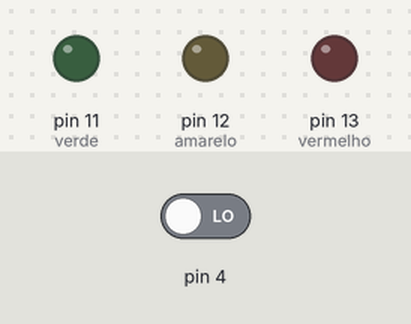
A sketch run on a simulated Arduino Uno, built with avr-gcc and run on an emulated ATmega328P. On the bench: output pins drawn as LEDs (lit = HIGH). The inputs (shaded band) are chosen by the test bench; at power-on: pin 4 LOW.

Above: at 1.2 s.
1.3 s: pin 4 driven HIGH
At 2.4 s:
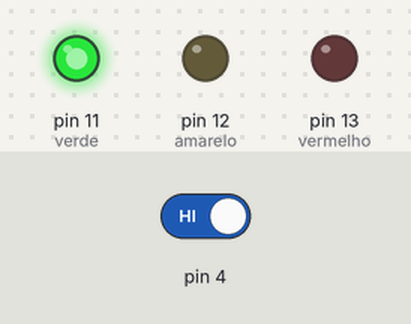
At 7.4 s:
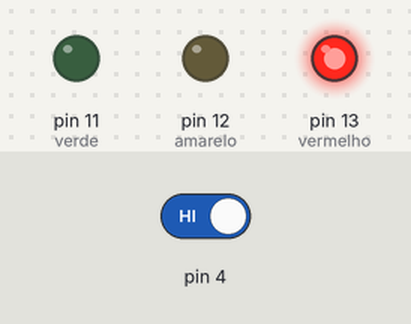
Timing chart, 0 to 14.8 s (numbered marks = the images above; inputs shaded):
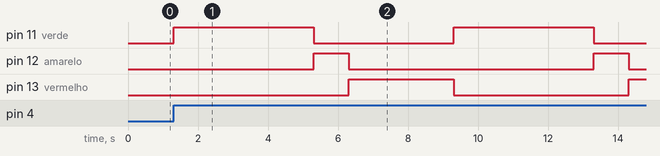

The sketch:

Semaforo.ino
```cpp
int verde = 11, amarelo = 12, vermelho = 13;
int modo = 0;

void setup(){
  // Configura os pinos dos LEDs como saída
  pinMode(verde, OUTPUT); // LED verde
  pinMode(amarelo, OUTPUT); // LED amarelo
  pinMode(vermelho, OUTPUT); // LED vermelho
  pinMode(4, INPUT);
}

void loop(){
  if (digitalRead(4) == HIGH || modo == 1){

    digitalWrite(verde, HIGH);
    digitalWrite(amarelo, LOW);
    digitalWrite(vermelho, LOW);
    delay(4000);

	digitalWrite(verde, LOW);
    digitalWrite(amarelo, HIGH);
    digitalWrite(vermelho, LOW);
    delay(1000);

    digitalWrite(verde, LOW);
    digitalWrite(amarelo, LOW);
    digitalWrite(vermelho, HIGH);
    delay(3000);

    modo = 1;
  }
}
```

Measured:
- after the input at 1.3 s, pin 11 (verde): alternates HIGH for 4.0 s and LOW for 4.0 s, starting at once; pin 12 (amarelo): alternates HIGH for 1.0 s and LOW for 7.0 s, starting after 4.0 s; pin 13 (vermelho): LOW → HIGH after 5.0 s, → LOW 3.0 s later, → HIGH 5.0 s later
